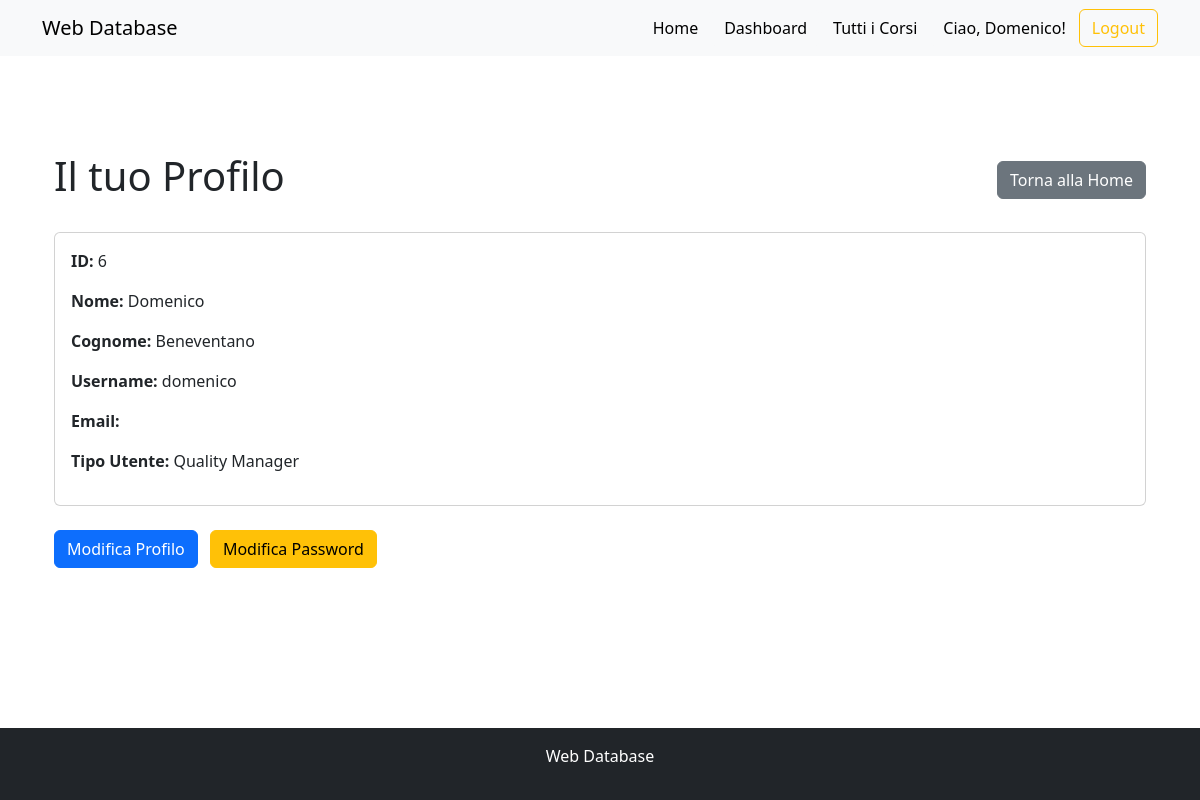
The page /userdetail/6/ (signed in) on the database as committed earlier.
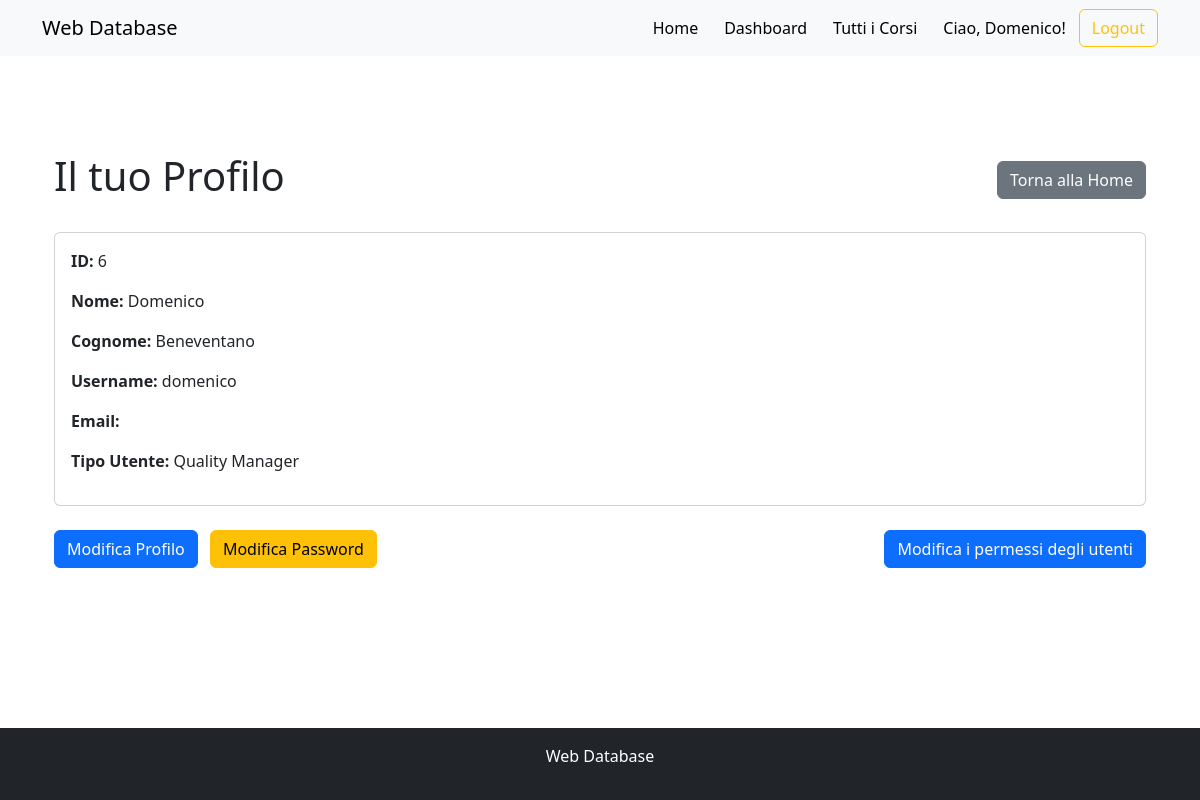
The same page on the database as committed later.
### web_app/views.py (the view)
# urls.py: path('userdetail/<int:pk>/', views.CustomUserDetailView.as_view(), name='user_detail'),
class CustomUserDetailView(DetailView):
    model = CustomUser
    template_name = 'web_app/user_detail.html'

### web_app/templates/web_app/user_detail.html (shortened to what this page needs)
{% extends 'base.html' %}
{% block content %}
<div class="container mt-5">
    <div class="d-flex justify-content-between align-items-center mb-4">
        <h1>Il tuo Profilo</h1>
        <a href="{% url 'home' %}" class="btn btn-secondary">Torna alla Home</a>
    </div>
    <div class="card">
        <div class="card-body">
            <p><strong>ID:</strong> {{ user.id }}</p>
            <p><strong>Nome:</strong> {{ user.first_name }}</p>
            <p><strong>Cognome:</strong> {{ user.last_name }}</p>
            <p><strong>Username:</strong> {{ user.username }}</p>
            <p><strong>Email:</strong> {{ user.email }}</p>
            {% if user.user_type == 'employee' %}
            <p><strong>Tipo Utente:</strong> Dipendente</p>
            {% else %}
            <p><strong>Tipo Utente:</strong> Quality Manager</p>
            {% endif %}
        </div>
    </div>
    <div class="d-flex justify-content-between mt-4">
        <div>
            <a href="{% url 'user_update' user.id %}" class="btn btn-primary me-2">Modifica Profilo</a>
            <a href="{% url 'password_change' user.id %}" class="btn btn-warning me-2">Modifica Password</a>
        </div>
        {% if user.is_superuser %}
        <a href="{% url 'manage_users' user.id %}" class="btn btn-primary">Modifica i permessi degli utenti</a>
        {% endif %}
    </div>
</div>
{% endblock %}

Rows that differ between the two databases and show on the page:
changed CustomUser "Domenico": is_superuser False → True (drawn)
Other text that changed with them:
text now shown: "Modifica i permessi degli utenti"
